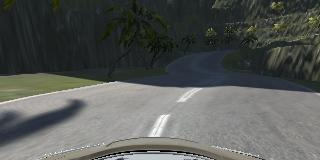
#> input picture center_2024_01_19_03_15_45_909.jpg, 320 x 160 px
$ python lanedetection2.py
#> lines starting #> are read from the running program, lines starting #| are printed output that depends on the picture; after the words box and inside, x2 and y2 are one past the last pixel; in counts of white or black regions, pixels touching at a corner belong together
import matplotlib.pyplot as plt
import matplotlib.image as mpimg
import numpy as np
import cv2

HEIGHT = 160
WIDTH = 320

def region_of_interest(img, vertices):
    # Define a blank matrix that matches the image height/width.
    mask = np.zeros_like(img)

    # Create a match color with the same color channel counts.
    match_mask_color = 255

    # Fill inside the polygon
    cv2.fillPoly(mask, vertices, match_mask_color)

    # Returning the image only where mask pixels match
    masked_image = cv2.bitwise_and(img, mask)
    return masked_image

def draw_lines(img, lines, color=[255, 0, 0], thickness=3):

    # If there are no lines to draw, exit.
    if lines is None:
        return

    # Make a copy of the original image.
    img = np.copy(img)
    # Create a blank image that matches the original in size.
    line_img = np.zeros(
        (
            img.shape[0],
            img.shape[1],
            3
        ),
        dtype=np.uint8,
    )
    # Loop over all lines and draw them on the blank image.
    for line in lines:
        for x1, y1, x2, y2 in line:
            cv2.line(line_img, (x1, y1), (x2, y2), color, thickness)
    # Merge the image with the lines onto the original.
    img = cv2.addWeighted(img, 0.8, line_img, 1.0, 0.0)
    # Return the modified image.
    return img

# Original Image
image = mpimg.imread('center_2024_01_19_03_15_45_909.jpg')
#> image is the input picture: shape (160, 320, 3); mean R, G, B 87.2, 89.9, 86.9
#plt.imshow(image)
#plt.show()

# Convert to grayscale and show edges
gray_image = cv2.cvtColor(image, cv2.COLOR_RGB2GRAY)
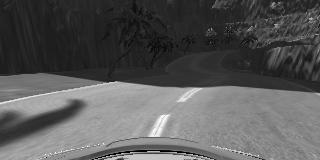
#> gray_image: shape (160, 320); min 0, max 255, mean 88.8
cannyed_image = cv2.Canny(gray_image, 100, 200)
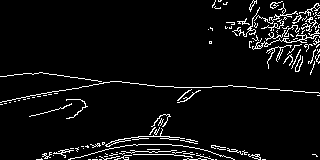
#> cannyed_image: shape (160, 320); 5.7% white in thin lines or dots
#plt.figure()
#plt.imshow(cannyed_image)
#plt.show()

# Crop Image
region_of_interest_vertices = [
    (100, (HEIGHT-25)),
    (WIDTH / 2, HEIGHT / 2),
    (220, (HEIGHT-25)),
]

cropped_image = region_of_interest(
    cannyed_image,
    np.array([region_of_interest_vertices], np.int32),
)
#> in region_of_interest, `cv2.fillPoly(mask, vertices, match_mask_color)`:
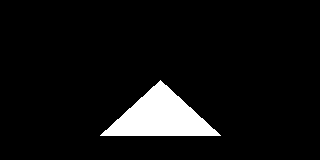
#> mask: shape (160, 320); 6.7% white; 1 white region, box (x1, y1, x2, y2) and area: (100, 80, 221, 136) 3421
#> in region_of_interest, `masked_image = cv2.bitwise_and(img, mask)`:
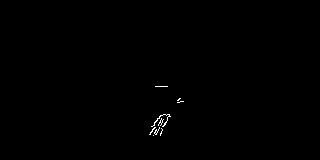
#> masked_image: shape (160, 320); 0.25% white in thin lines or dots, all inside (x1, y1, x2, y2) = (149, 86, 184, 136)

#plt.figure()
#plt.imshow(cropped_image)
#plt.show()

# Hough transform
lines = cv2.HoughLinesP(
    cropped_image,
    rho=6,
    theta=np.pi / 60,
    threshold=50,
    lines=np.array([]),
    minLineLength=30,
    maxLineGap=25
)
#> lines = [[149, 134, 182, 101], [150, 132, 181, 101], [161, 131, 180, 101]]
print(lines)
#| [[[149 134 182 101]]
#|  [[150 132 181 101]]
#|  [[161 131 180 101]]]

# Combine lines into 1
line_x = []
line_y = []
for line in lines:
    for x1, y1, x2, y2 in line:
        line_x.extend([x1,x2])
        line_y.extend([y1, y2])
#> this loop made 3 passes
#> after the loop, line_x = [149, 182, 150, 181, 161, 180]; line_y = [134, 101, 132, 101, 131, 101]

min_y = HEIGHT * 7/10
max_y = HEIGHT - 25

poly_left = np.poly1d(np.polyfit(
    line_y,
    line_x,
    deg=1
))
x_start = int(poly_left(max_y))
#> x_start = 150
x_end = int(poly_left(min_y))
#> x_end = 171

# Ensure all coordinate values are integers
max_y = int(max_y)
min_y = int(min_y)

# Draw lines
line_image = draw_lines(image, [[
    [x_start, max_y, x_end, min_y]
    ]],
    thickness=5)
#> in draw_lines, `img = cv2.addWeighted(img, 0.8, line_img, 1.0, 0.0)`:
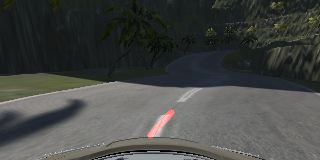
#> img: shape (160, 320, 3); mean R, G, B 70.2, 72, 69.6
plt.figure()
plt.imshow(line_image)
plt.show()

$ run again, with center_2024_01_09_20_23_09_166.jpg copied over center_2024_01_19_03_15_45_909.jpg
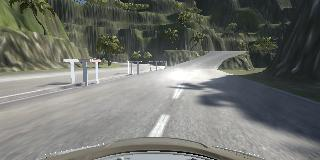
#> input picture center_2024_01_09_20_23_09_166.jpg, 320 x 160 px
#> image is the input picture: shape (160, 320, 3); mean R, G, B 112.8, 114.9, 109.3
#> `cannyed_image = cv2.Canny(gray_image, 100, 200)`:
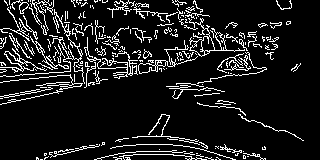
#> cannyed_image: shape (160, 320); 11.1% white in thin lines or dots
#> mask: shape (160, 320); 6.7% white; 1 white region, box (x1, y1, x2, y2) and area: (100, 80, 221, 136) 3421
#> masked_image: shape (160, 320); 0.17% white in thin lines or dots, all inside (x1, y1, x2, y2) = (148, 86, 179, 136)
#> lines = [[149, 134, 175, 98]]
#| [[[149 134 175  98]]]
#> the loop `for line in lines:` made 1 pass
#> after the loop `for line in lines:`: line_x = [149, 175]; line_y = [134, 98]
#> x_start = 148
#> x_end = 164
#> in draw_lines, `img = cv2.addWeighted(img, 0.8, line_img, 1.0, 0.0)`:
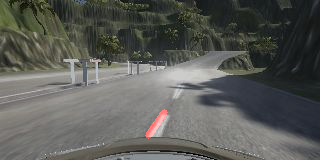
#> img: shape (160, 320, 3); mean R, G, B 90.7, 91.9, 87.4
